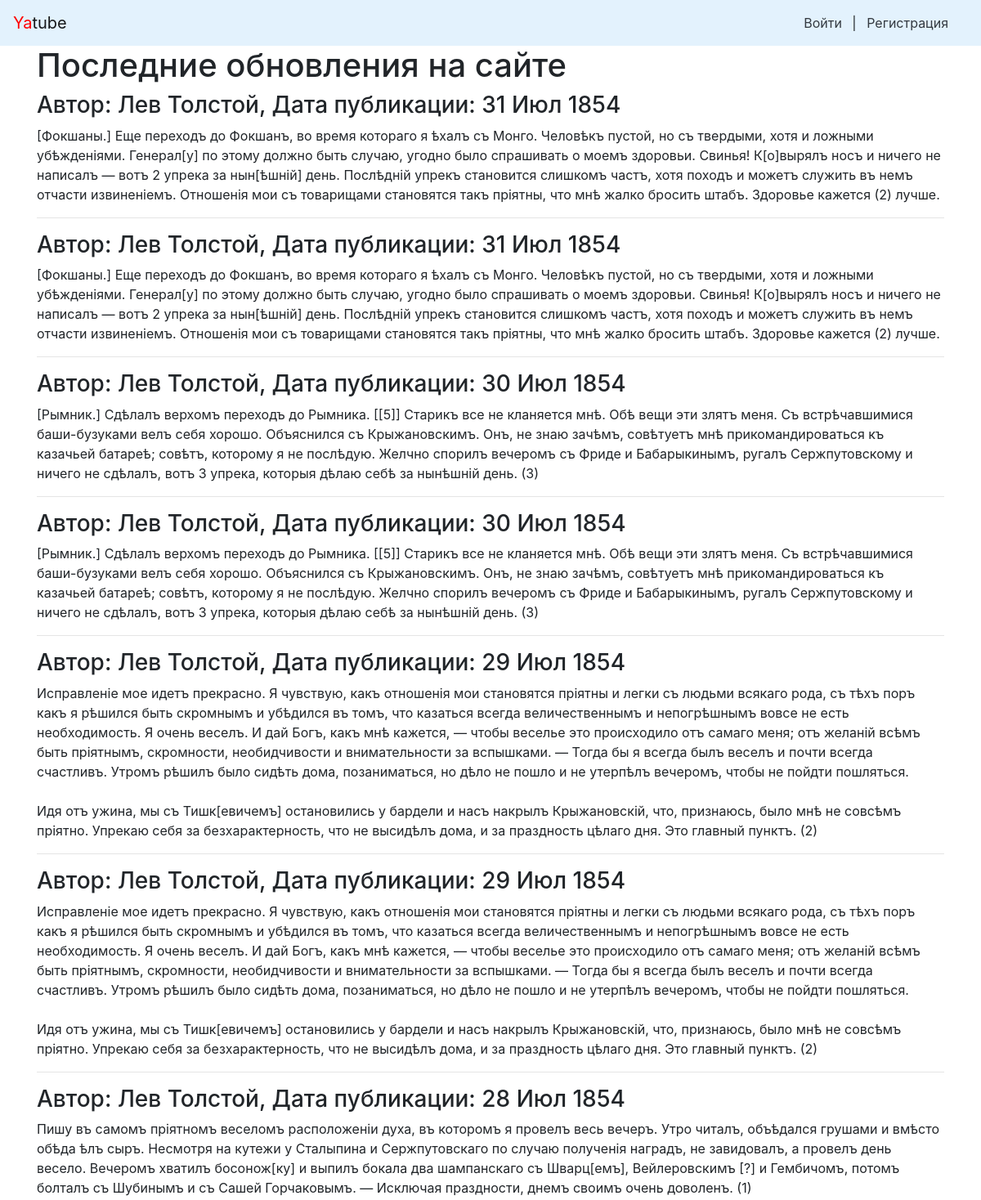
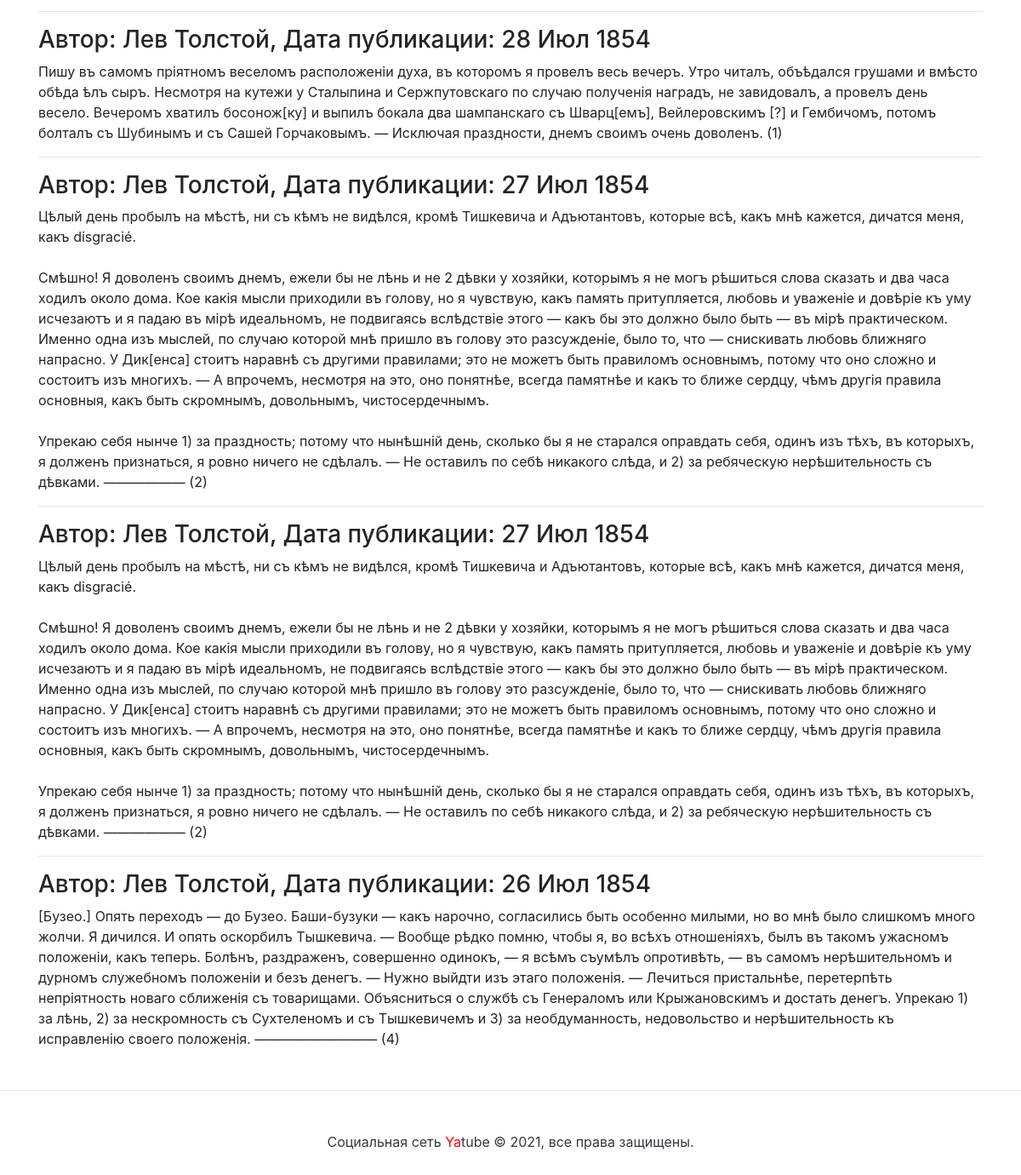
The app's page /, older data (2 pictures, top to bottom).
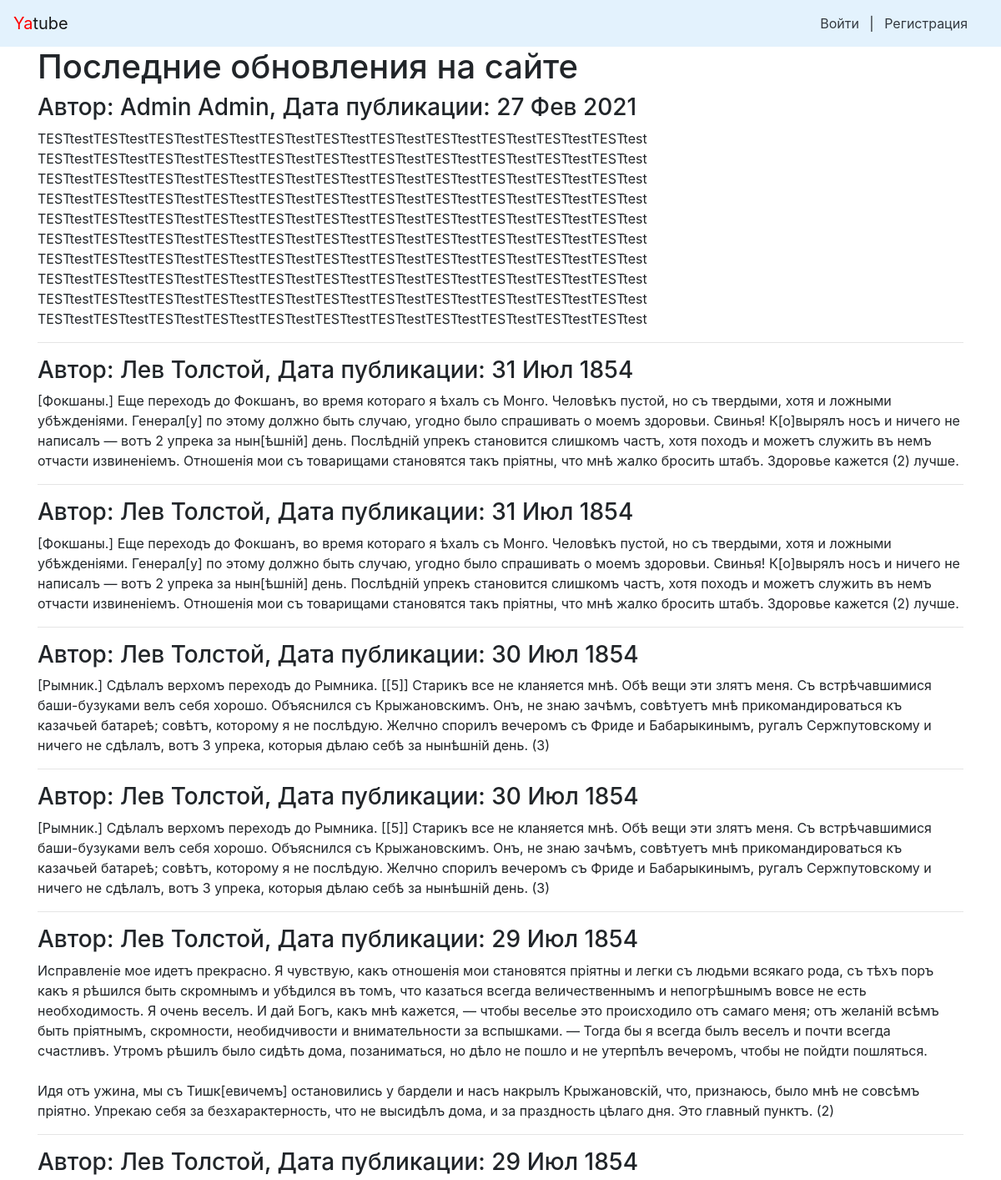
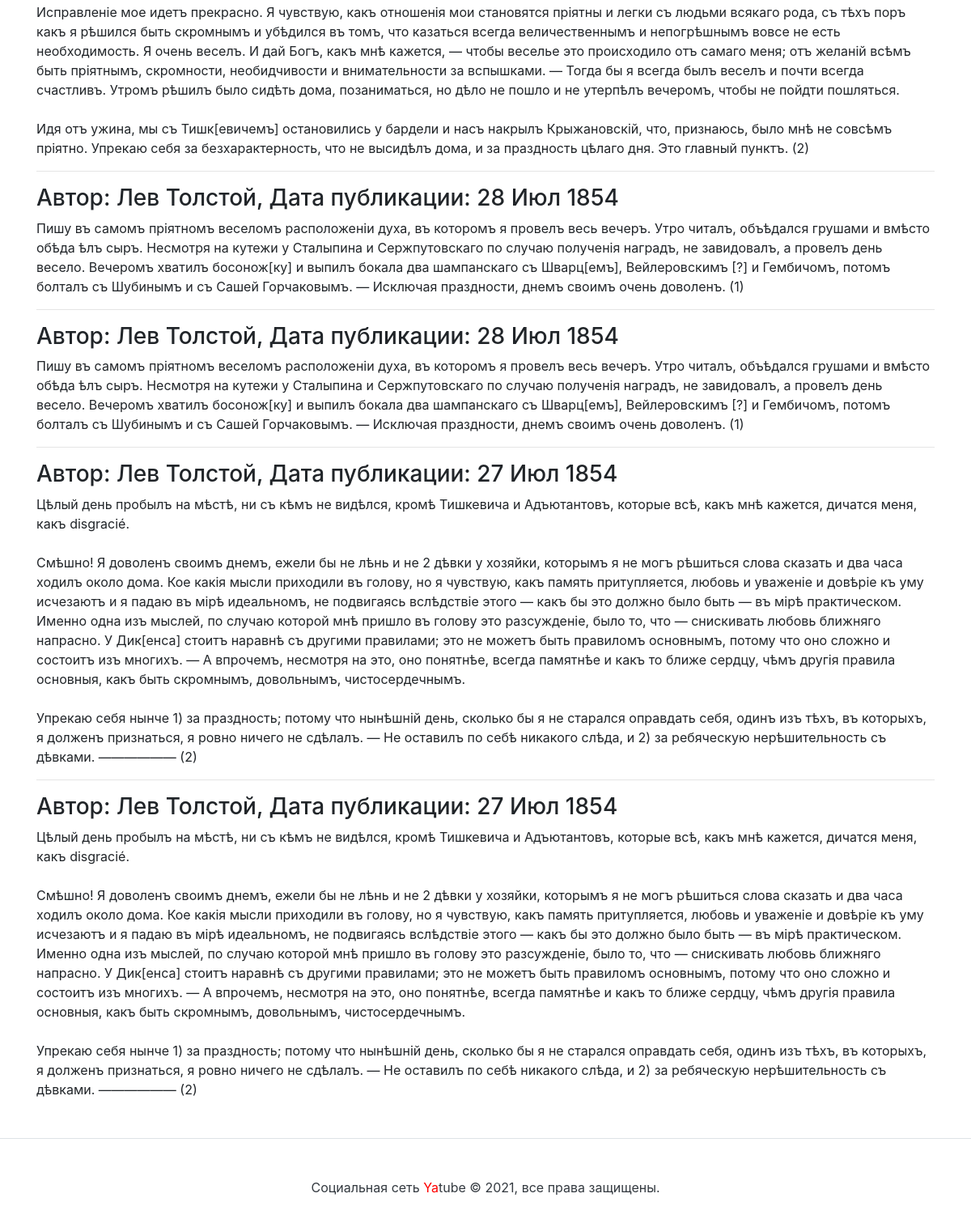
The same page, newer data (2 pictures, top to bottom).
### posts/models.py (models this page shows)
class Post(models.Model):
    text = models.TextField()
    pub_date = models.DateTimeField("date published", auto_now_add=True)
    author = models.ForeignKey(User,
                               on_delete=models.CASCADE,
                               related_name="posts")
    group = models.ForeignKey(Group,
                              on_delete=models.SET_NULL,
                              related_name="posts",
                              blank=True, null=True)
    class Meta:
        ordering = ['-pub_date']

### posts/views.py (the view)
# urls.py: path("", views.index, name="index"),
def index(request):
    latest = Post.objects.all()[:11]
    return render(request, "index.html", {"posts": latest})

### users/context_processors.py (called while the page is built)
def year(request):
    current_year = dt.date.today().year
    return {
        "year": current_year
    }

### templates/posts/index.html (shortened to what this page needs)
{% extends "base.html" %}
{% block header %}Последние обновления на сайте{% endblock %}
{% block content %}
    {% for post in posts %}
    <h3>
        Автор: {{ post.author.get_full_name }}, Дата публикации: {{ post.pub_date|date:"d M Y" }}
    </h3>
    <p>{{ post.text|linebreaksbr }}</p>
    {% if not forloop.last %}<hr>{% endif %}
    {% endfor %}
{% endblock %}

### templates/base.html (shortened to what this page needs)
<!DOCTYPE html>
<html>
<head>
    {% load static %}
    <link rel="stylesheet" href="{% static 'bootstrap/dist/css/bootstrap.min.css' %}">
</head>
<body>
{% include 'nav.html' %}
        <main>
            <div class="container">
                <h1>{% block header %}The Last Social Media You'll Ever Need{% endblock %}</h1>
                {% block content %}{% endblock content %}
            </div>
        </main>
{% include 'footer.html' %}
</body>
</html>

### templates/nav.html
<nav class="navbar navbar-light" style="background-color: #e3f2fd;">
    <a class="navbar-brand" href="/"><span style="color:red">Ya</span>tube</a>
    <nav class="my-2 my-md-0 mr-md-3">
        {% if user.is_authenticated %}
        Пользователь: {{ user.username }}.
        <a class="p-2 text-dark" href="{% url 'posts:new_post' %}">Новая запись</a>
        <a class="p-2 text-dark" href="{% url 'password_change' %}">Изменить пароль</a>
        <a class="p-2 text-dark" href="{% url 'logout' %}">Выйти</a>
        {% else %}
        <a class="p-2 text-dark" href="{% url 'login' %}">Войти</a> |
        <a class="p-2 text-dark" href="{% url 'signup' %}">Регистрация</a>
        {% endif %}
    </nav>
</nav>

### templates/footer.html
<footer class="pt-4 my-md-5 pt-md-5 border-top">
    <p class="m-0 text-dark text-center ">Социальная сеть <span style="color:red">Ya</span>tube © {{ year }}, все права защищены.</p>
</footer>

Row changes from the older to the newer data that the page shows:
no longer on this page (row unchanged): Post: author.get_full_name "Лев Толстой", pub_date "26 Июл 1854", text "[Бузео.] Опять переходъ — до Бузео. Баши-бузуки — какъ нарочно, согласились быть особенно милыми, но во мнѣ было слишкомъ много жолчи. Я дичился. И опять оскорбилъ Тышкевича. — Вообще рѣдко помню, чтобы я, во всѣхъ отношеніяхъ, былъ въ такомъ ужасномъ положеніи, какъ теперь. Болѣнъ, раздраженъ, совершенно одинокъ, — я всѣмъ съумѣлъ опротивѣть, — въ самомъ нерѣшительномъ и дурномъ служебномъ положеніи и безъ денегъ. — Нужно выйдти изъ этаго положенія. — Лечиться пристальнѣе, перетерпѣть непріятность новаго сближенія съ товарищами. Объясниться о службѣ съ Генераломъ или Крыжановскимъ и достать денегъ. Упрекаю 1) за лѣнь, 2) за нескромность съ Сухтеленомъ и съ Тышкевичемъ и 3) за…"
added Post: author.get_full_name "Admin Admin", pub_date "27 Фев 2021", text "TESTtestTESTtestTESTtestTESTtestTESTtestTESTtestTESTtestTESTtestTESTtestTESTtestTESTtest TESTtestTESTtestTESTtestTESTtestTESTtestTESTtestTESTtestTESTtestTESTtestTESTtestTESTtest TESTtestTESTtestTESTtestTESTtestTESTtestTESTtestTESTtestTESTtestTESTtestTESTtestTESTtest TESTtestTESTtestTESTtestTESTtestTESTtestTESTtestTESTtestTESTtestTESTtestTESTtestTESTtest TESTtestTESTtestTESTtestTESTtestTESTtestTESTtestTESTtestTESTtestTESTtestTESTtestTESTtest TESTtestTESTtestTESTtestTESTtestTESTtestTESTtestTESTtestTESTtestTESTtestTESTtestTESTtest TESTtestTESTtestTESTtestTESTtestTESTtestTESTtestTESTtestTESTtestTESTtestTESTtestTESTtest…"
